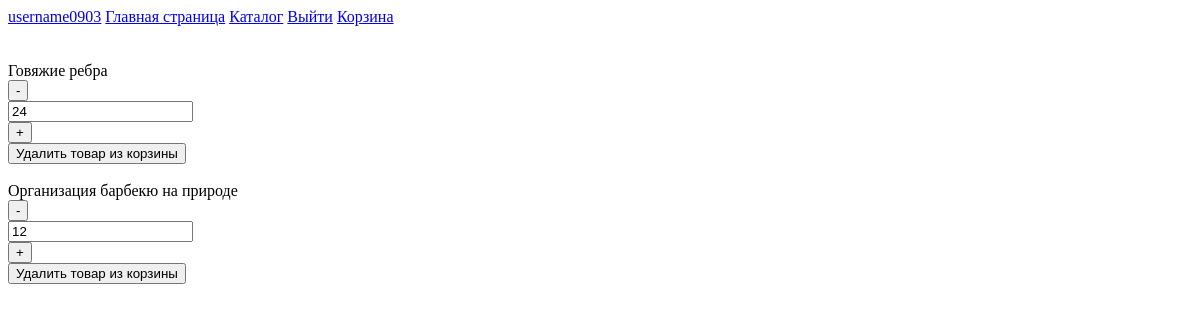
/shopping_cart (signed in), run on an earlier commit of the app's database.
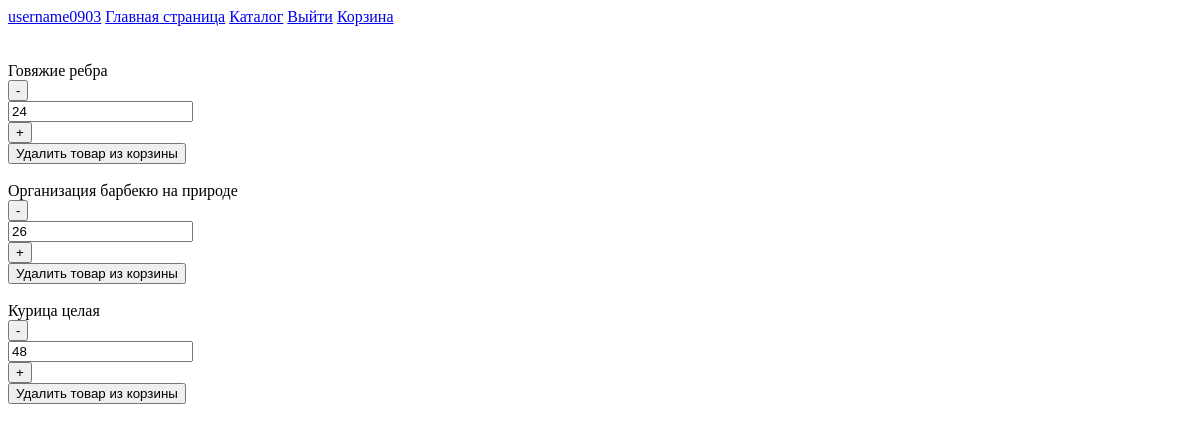
And on a later commit of the database.
### butcher_shop_app/models.py (models this page shows)
class GoodsInShoppingCart(models.Model):
    user = models.ForeignKey(User, on_delete=models.CASCADE)
    product = models.ForeignKey(Product, on_delete=models.CASCADE)
    count = models.PositiveIntegerField(default=0)

class Product(models.Model):
    name = models.CharField(max_length=200)
    cost = models.PositiveIntegerField()
    category_name = models.ManyToManyField(ProductCategories, default="Вне категорий")
    description = RichTextField(default="Без описания")
    image = models.ImageField(upload_to='img', default="img/1.png")
    def __str__(self):
        return self.name

### butcher_shop_app/views.py (the view, shortened to what this page needs)
# urls.py: path("shopping_cart", shopping_cart),
def shopping_cart(request):
    context = {}
    if request.user.is_authenticated:
        user_cart = GoodsInShoppingCart.objects.filter(user=request.user)
        context["cart"] = user_cart
        context["count_goods_in_cart"] = len(user_cart)
    else:
        shopping_cart_eq = request.session.get('shopping_cart', [])
        count_goods_in_cart = len(shopping_cart_eq)
        context["cart"] = shopping_cart_eq
        context["count_goods_in_cart"] = count_goods_in_cart
    return render(request, "butcher_shop_app/shopping_cart.html", context)

### butcher_shop_app/Templates/butcher_shop_app/shopping_cart.html (shortened to what this page needs)
{% extends 'butcher_shop_app/base.html' %}
{% block content %}
{{cart_len}}<br>
{% for product in cart %}
<br>
<div>
    {{product.product}}
    <form method="post">
        <button type="submit">-</button>
    </form>
    <form method="post">
        <input name="goods_count" type="number" min="1" value="{{product.count}}">
    </form>
    <form method="post">
        <button type="submit">+</button>
    </form>
    <form method="post">
        <button type="submit">Удалить товар из корзины</button>
    </form>
</div>
{% endfor %}
{% endblock %}

What changed in the data, as far as the page shows it:
changed GoodsInShoppingCart "Организация барбекю на природе": goods_count "12" → "26"
added GoodsInShoppingCart: product "Курица целая", goods_count "48"
